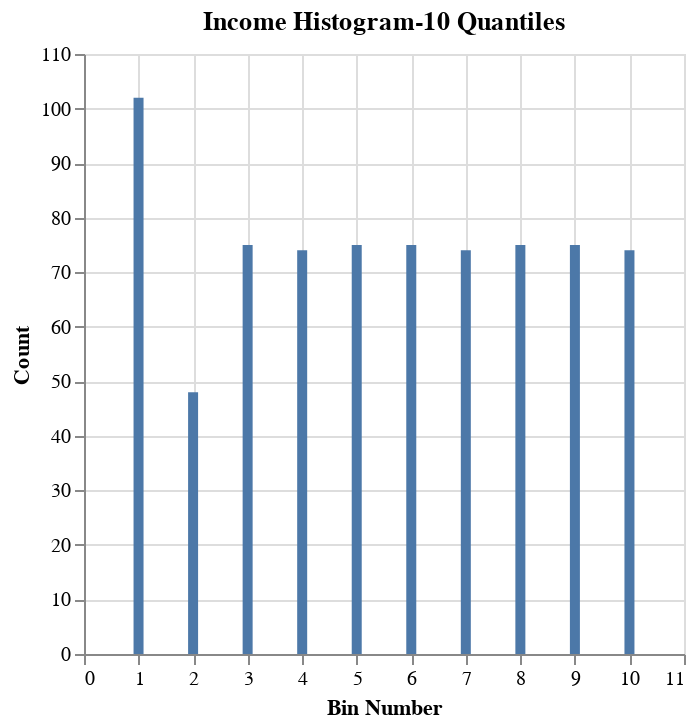

Notebook cell for this chart:
### Code cell
%chart xbin, xcnt, title=Income Histogram-10 Quantiles, height=300, width=250, labelx=Bin Number, labely=Count

### Figure 1 — Vega-Lite specification as saved in the notebook (floating-point values rounded to 4 significant figures)
{"$schema": "https://vega.github.io/schema/vega-lite/v3.json", "data": {"format": {"type": "csv"}, "values": "\"xdb\",\"xtbl\",\"xcol\",\"xbin\",\"xbeg\",\"xend\",\"xcnt\",\"xpct\"\n\"val\",\"Customer\",\"income\",\"1\",\"0\",\"0\",\"102\",\"13.654618473895582\"\n\"val\",\"Customer\",\"income\",\"2\",\"1039\",\"4859\",\"48\",\"6.42570281124498\"\n\"val\",\"Customer\",\"income\",\"3\",\"5022\",\"8575\",\"75\",\"10.040160642570282\"\n\"val\",\"Customer\",\"income\",\"4\",\"8681\",\"12485\",\"74\",\"9.906291834002678\"\n\"val\",\"Customer\",\"income\",\"5\",\"12560\",\"17242\",\"75\",\"10.040160642570282\"\n\"val\",\"Customer\",\"income\",\"6\",\"17401\",\"22025\",\"75\",\"10.040160642570282\"\n\"val\",\"Customer\",\"income\",\"7\",\"22322\",\"28518\",\"74\",\"9.906291834002678\"\n\"val\",\"Customer\",\"income\",\"8\",\"28864\",\"36761\",\"75\",\"10.040160642570282\"\n\"val\",\"Customer\",\"income\",\"9\",\"36873\",\"50704\",\"75\",\"10.040160642570282\"\n\"val\",\"Customer\",\"income\",\"10\",\"50890\",\"144157\",\"74\",\"9.906291834002678\"\n"}, "encoding": {"x": {"axis": {"grid": true, "title": "Bin Number"}, "field": "xbin", "type": "quantitative"}, "y": {"axis": {"grid": true, "title": "Count"}, "field": "xcnt", "type": "quantitative"}}, "height": "300", "mark": {"color": "#4C78A8", "type": "bar"}, "title": "Income Histogram-10 Quantiles", "width": "250"}
